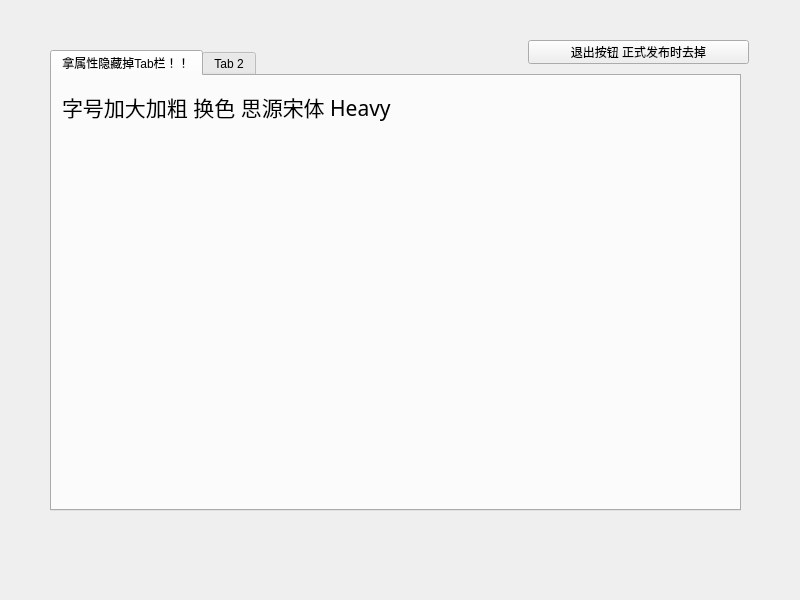
<?xml version="1.0" encoding="UTF-8"?>
<ui version="4.0">
 <class>SetupWizard</class>
 <widget class="QMainWindow" name="SetupWizard">
  <property name="geometry">
   <rect>
    <x>0</x>
    <y>0</y>
    <width>800</width>
    <height>600</height>
   </rect>
  </property>
  <property name="windowTitle">
   <string>SetupWizard</string>
  </property>
  <property name="styleSheet">
   <string notr="true">border-image: url(:/ui/resources/image/frame.png);</string>
  </property>
  <widget class="QWidget" name="centralwidget">
   <widget class="QTabWidget" name="container">
    <property name="geometry">
     <rect>
      <x>50</x>
      <y>50</y>
      <width>691</width>
      <height>461</height>
     </rect>
    </property>
    <property name="styleSheet">
     <string notr="true">border-image: url(:/ui/resources/image/bg.png);</string>
    </property>
    <widget class="QWidget" name="tab">
     <attribute name="title">
      <string>拿属性隐藏掉Tab栏！！</string>
     </attribute>
     <widget class="QLabel" name="label">
      <property name="geometry">
       <rect>
        <x>10</x>
        <y>10</y>
        <width>361</width>
        <height>41</height>
       </rect>
      </property>
      <property name="font">
       <font>
        <family>思源黑体 CN Heavy</family>
        <pointsize>16</pointsize>
        <weight>10</weight>
        <italic>false</italic>
        <bold>false</bold>
       </font>
      </property>
      <property name="styleSheet">
       <string notr="true">font: 87 16pt;</string>
      </property>
      <property name="text">
       <string>字号加大加粗 换色 思源宋体 Heavy</string>
      </property>
     </widget>
    </widget>
    <widget class="QWidget" name="tab_2">
     <attribute name="title">
      <string>Tab 2</string>
     </attribute>
    </widget>
   </widget>
   <widget class="QPushButton" name="debug_exit">
    <property name="geometry">
     <rect>
      <x>528</x>
      <y>40</y>
      <width>221</width>
      <height>24</height>
     </rect>
    </property>
    <property name="text">
     <string>退出按钮 正式发布时去掉</string>
    </property>
   </widget>
  </widget>
 </widget>
 <resources/>
 <connections/>
</ui>
